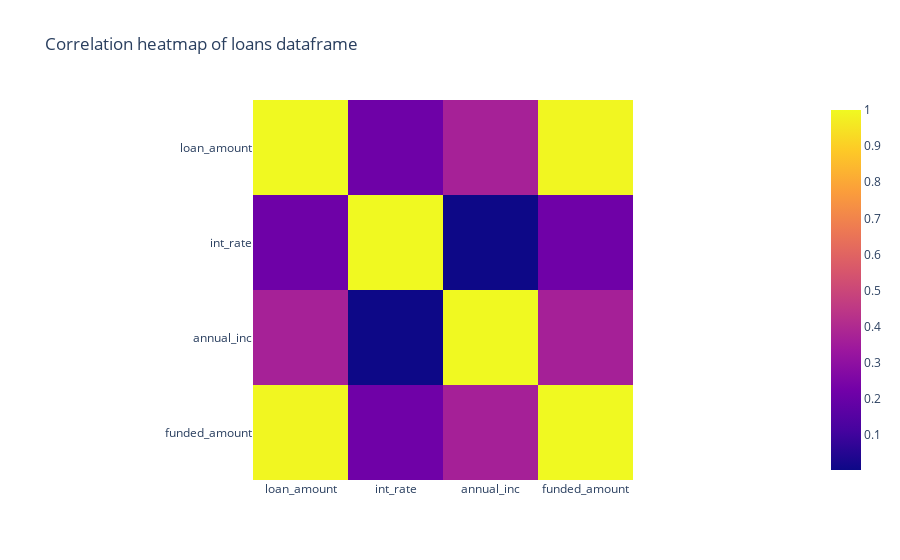

Notebook cell for this chart:
### Markdown cell above
Task 6 Corelated columns

### Code cell
## Corelated columns
plot = Plotter()
plot.load_data()
plot.identify_Collinearity()

### Figure 1 — Plotly figure (JSON) as saved in the notebook; plotly's stock layout.template omitted (floating-point values rounded to 4 significant figures)
{"data": [{"coloraxis": "coloraxis", "hovertemplate": "x: %{x}<br>y: %{y}<br>color: %{z}<extra></extra>", "name": "0", "type": "heatmap", "x": ["loan_amount", "int_rate", "annual_inc", "funded_amount"], "xaxis": "x", "y": ["loan_amount", "int_rate", "annual_inc", "funded_amount"], "yaxis": "y", "z": [[1, 0.2143, 0.3691, 0.9939], [0.2143, 1, 0.003225, 0.217], [0.3691, 0.003225, 1, 0.3656], [0.9939, 0.217, 0.3656, 1]]}], "layout": {"coloraxis": {"colorscale": [[0, "#0d0887"], [0.1111, "#46039f"], [0.2222, "#7201a8"], [0.3333, "#9c179e"], [0.4444, "#bd3786"], [0.5556, "#d8576b"], [0.6667, "#ed7953"], [0.7778, "#fb9f3a"], [0.8889, "#fdca26"], [1, "#f0f921"]]}, "title": {"text": "Correlation heatmap of loans dataframe"}, "xaxis": {"anchor": "y", "constrain": "domain", "domain": [0, 1], "scaleanchor": "y"}, "yaxis": {"anchor": "x", "autorange": "reversed", "constrain": "domain", "domain": [0, 1]}}}
